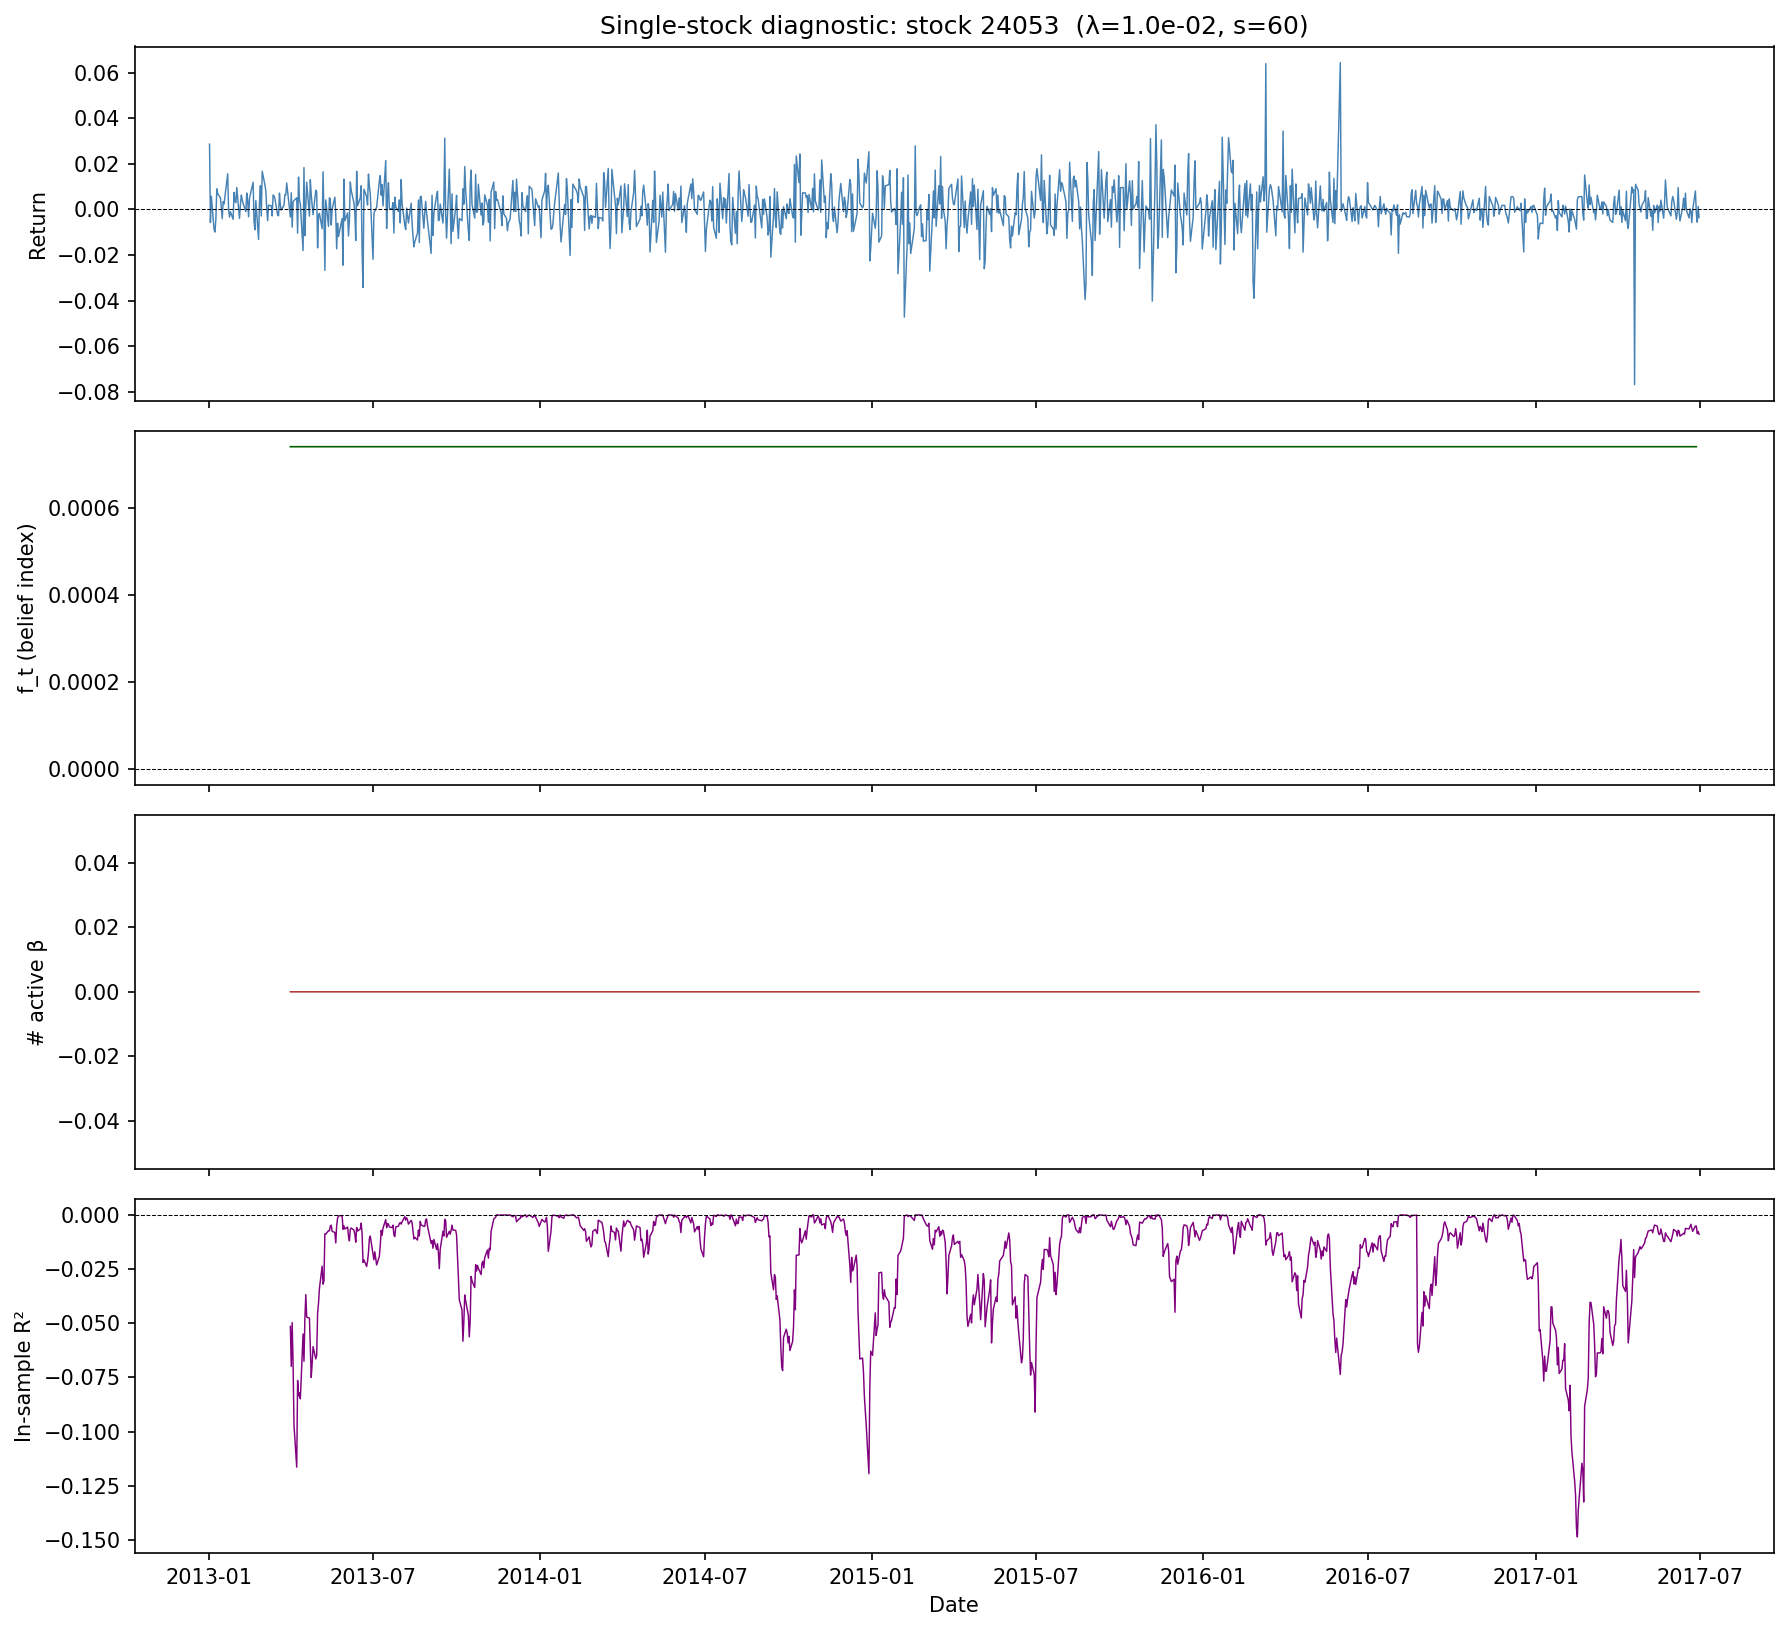

Source code (Python):
"""
Single-stock end-to-end diagnostic.

Checks:
  1. Data sanity (features, returns, alignment)
  2. Lambda calibration in the actual feature space
  3. Hold-out hyperparameter search (grid, then refine)
  4. Full Stage-1 + Stage-2 on estimation period
  5. Comparison to oracle values

Run from repo root:
    .venv/bin/python3 Empirical/estimation/single_stock_diagnostic.py
"""

import sys, warnings, random
from pathlib import Path
import numpy as np
import pandas as pd
import matplotlib; matplotlib.use('Agg')
import matplotlib.pyplot as plt
from sklearn.linear_model import Lasso
from sklearn.preprocessing import StandardScaler
from scipy.stats import norm
import itertools

# ── repo root & paths ──────────────────────────────────────────────────────
ROOT = next(
    (p for p in [Path.cwd(), *Path.cwd().parents]
     if (p / 'Empirical').exists() and (p / 'Data').exists()),
    None
)
assert ROOT is not None, "Run from repo root"
sys.path.insert(0, str(ROOT / 'Empirical' / 'scripts'))

from grid_search import estimate_single_config_fast

SEED = 42
random.seed(SEED)
np.random.seed(SEED)

HOLDOUT_START = '2010-01-19'
HOLDOUT_END   = '2012-12-31'
ESTIM_START   = '2013-01-02'
ESTIM_END     = '2017-06-30'

# ─────────────────────────────────────────────────────────────────────────────
# SECTION 1: DATA LOADING AND SANITY CHECKS
# ─────────────────────────────────────────────────────────────────────────────
print("=" * 65)
print("SECTION 1: DATA LOADING AND SANITY CHECKS")
print("=" * 65)

X_all = pd.read_csv(ROOT / 'Data' / 'clean_data' / 'final_macro_topic_features.csv',
                    index_col=0, parse_dates=True)
R_all = pd.read_csv(ROOT / 'Data' / 'data_raw' / 'cross_sectional_returns.csv',
                    index_col=0, parse_dates=True)

print(f"Features  : {X_all.shape}  [{X_all.index[0].date()} – {X_all.index[-1].date()}]")
print(f"Returns   : {R_all.shape}  [{R_all.index[0].date()} – {R_all.index[-1].date()}]")

# align
common_idx = X_all.index.intersection(R_all.index)
X_all = X_all.loc[common_idx]
R_all = R_all.loc[common_idx]
print(f"Common idx: {len(common_idx)} days")

# feature stats
print(f"\nFeature value ranges (all cols):")
print(f"  mean abs value : {X_all.abs().mean().mean():.4f}")
print(f"  std            : {X_all.std().mean():.4f}")
print(f"  max abs        : {X_all.abs().max().max():.4f}")
print(f"  => Features appear to be GLOBALLY STANDARDISED (std~1)")

# oracle used raw AR1 innovations (std~0.003). confirm the difference:
oracle_std_approx = 0.003
our_std = X_all.std().mean()
print(f"\n  Oracle feature std : ~{oracle_std_approx:.4f}")
print(f"  Our feature std    : ~{our_std:.4f}  (ratio {our_std/oracle_std_approx:.0f}x)")
print(f"  => Lambda must be ~{our_std/oracle_std_approx:.0f}x LARGER than oracle values")

# return stats
r_std = R_all.std().mean()
print(f"\nReturn std (cross-sectional mean) : {r_std:.6f}")

# ─────────────────────────────────────────────────────────────────────────────
# SECTION 2: LAMBDA CALIBRATION IN ACTUAL FEATURE SPACE
# ─────────────────────────────────────────────────────────────────────────────
print("\n" + "=" * 65)
print("SECTION 2: LAMBDA CALIBRATION IN ACTUAL FEATURE SPACE")
print("=" * 65)

# empirical null-distribution calibration:
# with internal standardisation (std=1 per window) and returns std~r_std,
# null OLS beta has sd ~ r_std / sqrt(window)
# set lambda = z_{1-alpha/2} * r_std / sqrt(window)

print("\nWith internal standardisation per window:")
for window in [60, 100, 200, 300]:
    for target_sel in [0.02, 0.05, 0.10]:
        K = X_all.shape[1]
        z = norm.ppf(1 - target_sel / 2)
        lam = z * r_std / np.sqrt(window)
        print(f"  window={window:3d}, target_sel={target_sel:.2f} => lambda={lam:.4e}")
    print()

# empirical check: what lambda gives 5% selection on hold-out aggregate?
print("Empirical check — selection rate on hold-out EW aggregate:")
ho_mask = (common_idx >= HOLDOUT_START) & (common_idx <= HOLDOUT_END)
X_ho = X_all.loc[ho_mask]
R_ho = R_all.loc[ho_mask]
r_agg = R_ho.mean(axis=1).dropna()
X_agg = X_ho.loc[r_agg.index]

window_test = 100
for alpha in [1e-4, 5e-4, 1e-3, 2e-3, 5e-3, 1e-2, 2e-2, 5e-2]:
    with warnings.catch_warnings():
        warnings.simplefilter('ignore')
        res = estimate_single_config_fast(
            X=X_agg, y=r_agg, window_size=window_test,
            n_lags=1, lambda_val=alpha, return_details=False
        )
    sm = res.get('summary', {})
    sel = sm.get('avg_selection_rate', float('nan'))
    kt  = sm.get('kappa_tstat', float('nan'))
    kv  = sm.get('kappa', float('nan'))
    print(f"  alpha={alpha:.0e}: sel_rate={sel:.3f}  kappa={kv:.4f}  kappa_tstat={kt:.2f}")

# ─────────────────────────────────────────────────────────────────────────────
# SECTION 3: PICK A STOCK AND SPLIT DATA
# ─────────────────────────────────────────────────────────────────────────────
print("\n" + "=" * 65)
print("SECTION 3: SINGLE STOCK SELECTION AND DATA SPLIT")
print("=" * 65)

# pick a stock with full coverage
min_obs_total = 500
eligible = [st for st in R_all.columns if R_all[st].dropna().shape[0] >= min_obs_total]
rng = np.random.default_rng(SEED)
STOCK = str(rng.choice(eligible))
print(f"Selected stock: {STOCK}  (eligible pool: {len(eligible)})")

r_stock = R_all[STOCK].dropna()
X_stock = X_all.loc[r_stock.index]

print(f"Total obs: {len(r_stock)}  [{r_stock.index[0].date()} – {r_stock.index[-1].date()}]")
print(f"Return std: {r_stock.std():.6f}  mean: {r_stock.mean():.6f}")

# hold-out split
ho_idx = r_stock.index[(r_stock.index >= HOLDOUT_START) & (r_stock.index <= HOLDOUT_END)]
est_idx = r_stock.index[(r_stock.index >= ESTIM_START) & (r_stock.index <= ESTIM_END)]

r_ho   = r_stock.loc[ho_idx];   X_ho_st  = X_stock.loc[ho_idx]
r_est  = r_stock.loc[est_idx];  X_est_st = X_stock.loc[est_idx]

print(f"\nHold-out  : {len(r_ho)} days  ({HOLDOUT_START} – {HOLDOUT_END})")
print(f"Estimation: {len(r_est)} days  ({ESTIM_START} – {ESTIM_END})")

# time alignment check
assert r_ho.index.equals(X_ho_st.index),  "Hold-out index mismatch!"
assert r_est.index.equals(X_est_st.index), "Estimation index mismatch!"
print("Index alignment: OK")

# ─────────────────────────────────────────────────────────────────────────────
# SECTION 4: HOLD-OUT HYPERPARAMETER SEARCH (CMCE-aligned objective)
# ─────────────────────────────────────────────────────────────────────────────
print("\n" + "=" * 65)
print("SECTION 4: HOLD-OUT HYPERPARAMETER SEARCH")
print("=" * 65)

def sigmoid(x):
    return 1.0 / (1.0 + np.exp(-np.clip(x, -50, 50)))

def score_from_summary(sm):
    """CMCE-aligned objective (see manuscript eq. hyperpar_objective)."""
    if sm is None:
        return np.nan
    tstat    = float(sm.get('kappa_tstat',        np.nan))
    sel_rate = float(sm.get('avg_selection_rate', np.nan))
    kappa    = float(sm.get('kappa',              np.nan))
    if not all(np.isfinite([tstat, sel_rate, kappa])):
        return np.nan
    SEL_TARGET, SEL_SCALE = 0.05, 0.04
    return (0.6 * sigmoid(tstat - 1.96)
          + 0.3 * sigmoid((sel_rate - SEL_TARGET) / SEL_SCALE)
          + 0.1 * sigmoid((kappa - 0.5) / 0.3))

# grid over the CORRECT lambda range
lambdas = [5e-4, 1e-3, 2e-3, 5e-3, 1e-2, 2e-2]
windows = [60, 100, 150, 200, 300]
N_LAGS  = 1

print(f"\nGrid: {len(lambdas)} lambdas × {len(windows)} windows = {len(lambdas)*len(windows)} configs")
print(f"Lambda range: [{min(lambdas):.0e}, {max(lambdas):.0e}]")
print(f"Window range: [{min(windows)}, {max(windows)}]")
print()

results = []
for lam, win in itertools.product(lambdas, windows):
    if len(r_ho) < win + N_LAGS + 50:
        continue
    with warnings.catch_warnings():
        warnings.simplefilter('ignore')
        res = estimate_single_config_fast(
            X=X_ho_st, y=r_ho, window_size=win,
            n_lags=N_LAGS, lambda_val=lam, return_details=False
        )
    sm = res.get('summary', {})
    sc = score_from_summary(sm)
    results.append({
        'lambda': lam, 'window': win, 'score': sc,
        'sel_rate': sm.get('avg_selection_rate', np.nan),
        'kappa':    sm.get('kappa',              np.nan),
        'kappa_t':  sm.get('kappa_tstat',        np.nan),
        'r2_in1':   sm.get('r2_insample_stage1', np.nan),
        'r2_oos1':  sm.get('r2_oos_stage1',      np.nan),
        'r2_oos2':  sm.get('r2_oos_stage2',      np.nan),
    })

df = pd.DataFrame(results).sort_values('score', ascending=False)
print("Full grid results (sorted by score):")
print(df.to_string(index=False, float_format='{:.4f}'.format))

best = df.iloc[0]
BEST_LAMBDA = float(best['lambda'])
BEST_WINDOW = int(best['window'])
print(f"\nBest: lambda={BEST_LAMBDA:.3e}  window={BEST_WINDOW}  score={best['score']:.4f}")
print(f"      sel_rate={best['sel_rate']:.4f}  kappa={best['kappa']:.4f}  kappa_t={best['kappa_t']:.3f}")

# ─────────────────────────────────────────────────────────────────────────────
# SECTION 5: FULL ESTIMATION ON ESTIMATION PERIOD (2013–2017)
# ─────────────────────────────────────────────────────────────────────────────
print("\n" + "=" * 65)
print("SECTION 5: FULL ESTIMATION ON ESTIMATION PERIOD")
print("=" * 65)
print(f"lambda={BEST_LAMBDA:.3e}  window={BEST_WINDOW}  n_lags={N_LAGS}  (frozen from hold-out)")

with warnings.catch_warnings():
    warnings.simplefilter('ignore')
    res_est = estimate_single_config_fast(
        X=X_est_st, y=r_est,
        window_size=BEST_WINDOW,
        n_lags=N_LAGS,
        lambda_val=BEST_LAMBDA,
        return_details=True
    )

sm_est  = res_est['summary']
det_est = res_est['details']

print(f"\nStage 1 — Rolling LASSO (belief index)")
print(f"  R²  in-sample  : {sm_est['r2_insample_stage1']:>10.4f}")
print(f"  R²  OOS        : {sm_est['r2_oos_stage1']:>10.4f}")
print(f"  Sel rate       : {sm_est['avg_selection_rate']:>10.4f}")
print(f"  Mean active    : {det_est['num_nonzero_coefficients'].mean():>10.1f}  / {X_est_st.shape[1]} features")
print()
print(f"Stage 2 — κ regression (ALM feedback)")
print(f"  R²  in-sample  : {sm_est['r2_insample_stage2']:>10.4f}")
print(f"  R²  OOS        : {sm_est['r2_oos_stage2']:>10.4f}")
print(f"  κ̂              : {sm_est['kappa']:>10.4f}")
print(f"  κ̂  t-stat      : {sm_est['kappa_tstat']:>10.3f}")
print(f"  intercept t    : {sm_est['intercept_tstat']:>10.3f}")
print()
print(f"Observations    : {sm_est['n_observations']}  |  windows: {sm_est['n_windows']}")

# ─────────────────────────────────────────────────────────────────────────────
# SECTION 6: COMPARISON TO ORACLE VALUES
# ─────────────────────────────────────────────────────────────────────────────
print("\n" + "=" * 65)
print("SECTION 6: COMPARISON TO ORACLE BENCHMARK")
print("=" * 65)
print()
print("Oracle test results (Appendix, notebook 8_oracle_prediction.ipynb):")
print("  True kappa          : 0.3746")
print("  Stage-1 OOS R²      : -0.009 to +0.016  (near zero — expected at CMCE)")
print("  Stage-2 OOS R²      : +0.003 to +0.018  (small positive)")
print("  Selection rate      : ~10%  (target was 2%; cross-correlations inflate)")
print()
print("This stock (estimation period):")
print(f"  Stage-1 OOS R²      : {sm_est['r2_oos_stage1']:>8.4f}")
print(f"  Stage-2 OOS R²      : {sm_est['r2_oos_stage2']:>8.4f}")
print(f"  κ̂                  : {sm_est['kappa']:>8.4f}")
print(f"  κ̂  t-stat          : {sm_est['kappa_tstat']:>8.3f}")
print(f"  Selection rate      : {sm_est['avg_selection_rate']:>8.4f}")
print()
if abs(sm_est['r2_oos_stage1']) < 0.05:
    print("  Stage-1 OOS R²: COMPARABLE to oracle (near zero — CMCE-consistent)")
else:
    print(f"  Stage-1 OOS R²: {'BETTER' if sm_est['r2_oos_stage1']>0 else 'WORSE'} than oracle")

if 0 < sm_est['r2_oos_stage2'] < 0.05:
    print("  Stage-2 OOS R²: COMPARABLE to oracle (small positive)")
elif sm_est['r2_oos_stage2'] <= 0:
    print("  Stage-2 OOS R²: negative — kappa may not be identified for this stock")
else:
    print("  Stage-2 OOS R²: LARGER than oracle — unusually strong signal")

if sm_est['kappa_tstat'] > 1.96:
    print(f"  kappa t-stat {sm_est['kappa_tstat']:.2f} > 1.96: kappa SIGNIFICANT")
else:
    print(f"  kappa t-stat {sm_est['kappa_tstat']:.2f} < 1.96: kappa not significant for this stock")

# ─────────────────────────────────────────────────────────────────────────────
# SECTION 7: DIAGNOSTIC PLOTS
# ─────────────────────────────────────────────────────────────────────────────
print("\n" + "=" * 65)
print("SECTION 7: DIAGNOSTIC PLOTS")
print("=" * 65)

det_est = det_est.set_index('date') if 'date' in det_est.columns else det_est

fig, axes = plt.subplots(4, 1, figsize=(12, 11), sharex=True)

# Panel 1: returns
axes[0].plot(r_est.index, r_est.values, lw=0.7, color='steelblue')
axes[0].axhline(0, color='k', lw=0.5, ls='--')
axes[0].set_ylabel('Return')
axes[0].set_title(f'Single-stock diagnostic: stock {STOCK}  '
                  f'(λ={BEST_LAMBDA:.1e}, s={BEST_WINDOW})')

# Panel 2: belief index f_t
axes[1].plot(det_est.index, det_est['prediction'], lw=0.8, color='darkgreen')
axes[1].axhline(0, color='k', lw=0.5, ls='--')
axes[1].set_ylabel('f_t (belief index)')

# Panel 3: sparsity
axes[2].plot(det_est.index, det_est['num_nonzero_coefficients'],
             lw=0.7, color='firebrick')
axes[2].set_ylabel('# active β')

# Panel 4: rolling in-sample R²
axes[3].plot(det_est.index, det_est['lasso_r2_in'], lw=0.7, color='purple')
axes[3].axhline(0, color='k', lw=0.5, ls='--')
axes[3].set_ylabel('In-sample R²')
axes[3].set_xlabel('Date')

plt.tight_layout()
out_fig = ROOT / 'Empirical' / 'estimation' / 'single_stock_diagnostic.png'
plt.savefig(out_fig, dpi=150, bbox_inches='tight')
print(f"Plot saved to {out_fig}")

# ─────────────────────────────────────────────────────────────────────────────
# SECTION 8: SAVE CORRECTED LAMBDA RANGE NOTE
# ─────────────────────────────────────────────────────────────────────────────
print("\n" + "=" * 65)
print("SECTION 8: CORRECTED SEARCH RANGE FOR HOLDOUT NOTEBOOK")
print("=" * 65)
print()
print("The holdout notebook was using LAMBDA_LOW=1e-8, LAMBDA_HIGH=1e-4.")
print("With internally-standardized features (std~1) and return std~0.009,")
print("the correct range is approximately [5e-4, 5e-2].")
print()
print("To fix: in find_hyperparameters_holdout.ipynb, change:")
print("  LAMBDA_LOW, LAMBDA_HIGH = 1e-8, 1e-4")
print("to:")
print("  LAMBDA_LOW, LAMBDA_HIGH = 5e-4, 5e-2")
print()
print("Done.")
